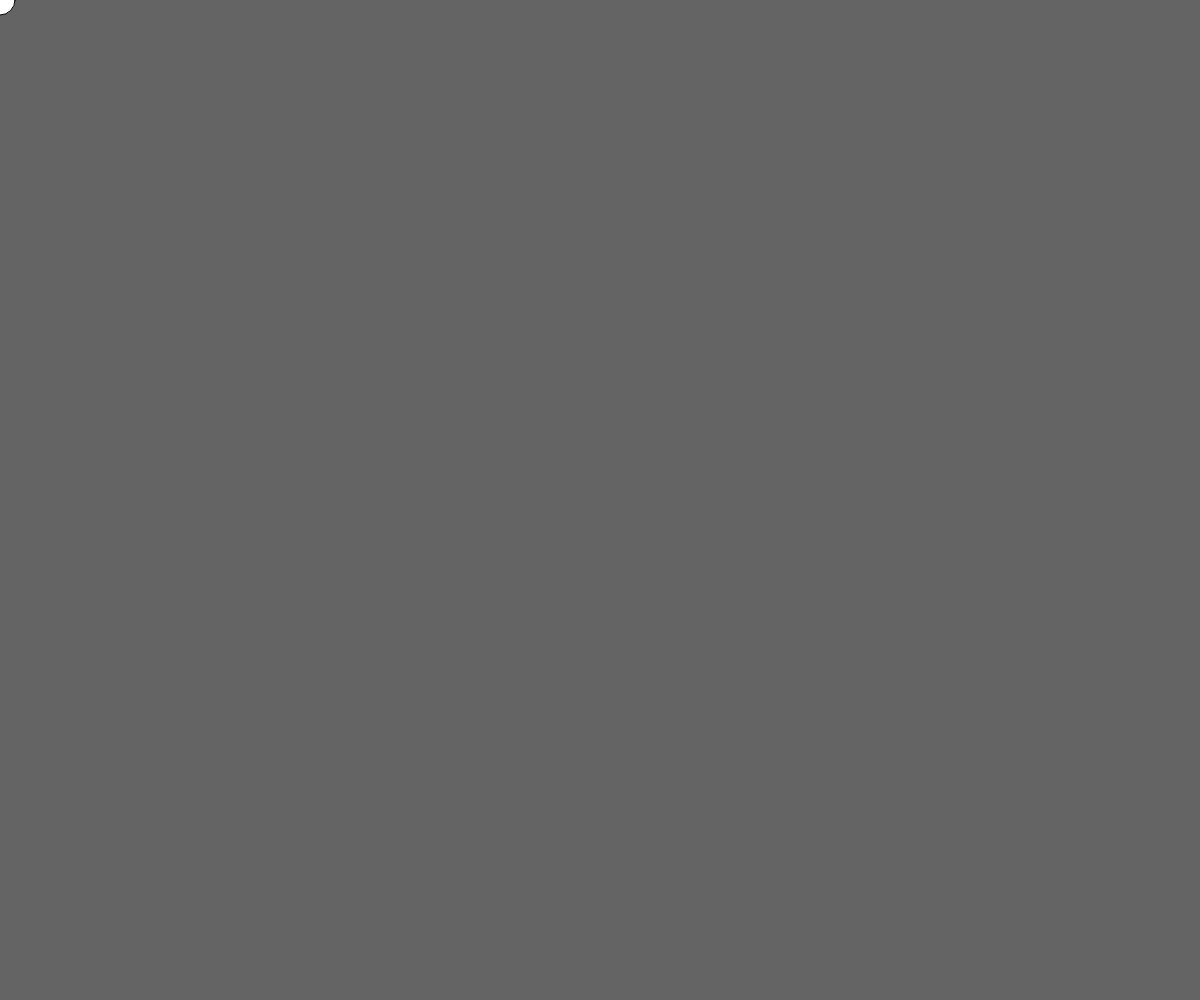
Frame 1 (no input)
Frame 60 (no input): identical to frame 1, image omitted
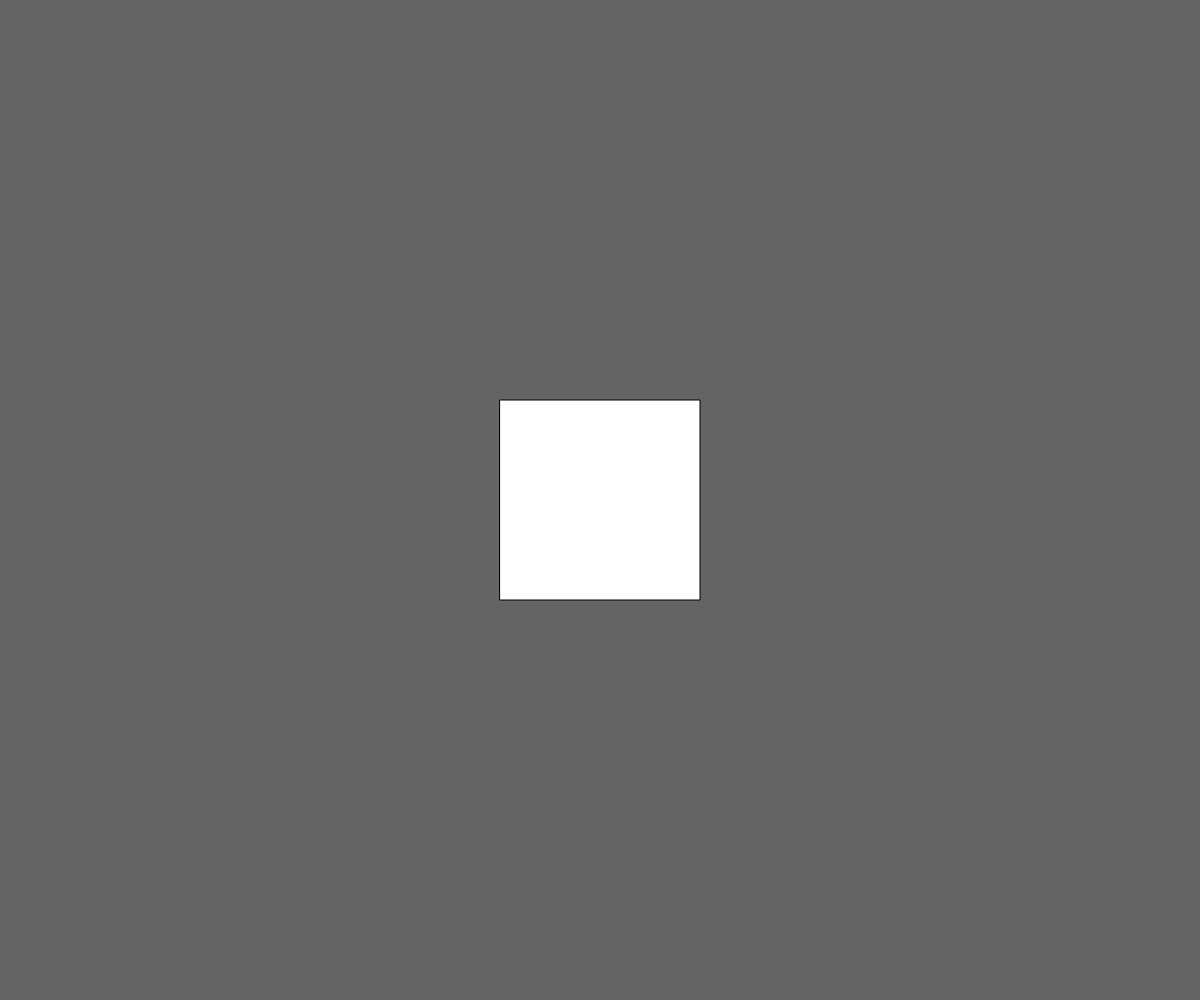
Frame 120 (the mouse pressed at the canvas centre since frame 60)

The p5.js sketch that drew these frames (run headless with seeded random() and noise() and a simulated clock; from frame 60 on, the mouse is pressed at the canvas centre):

// p5.js sketch
// ── sketch.js
function setup() {
	createCanvas(windowWidth,windowHeight);
	rectMode(CENTER);
  
}

function draw() {
		rectMode(CENTER);
	background(100);
	if (mouseX < width / 2) {
    ellipse(mouseX, mouseY, 30, 30);
	}
	else {
		rect(mouseX, mouseY, 200, 200);
	}
}
